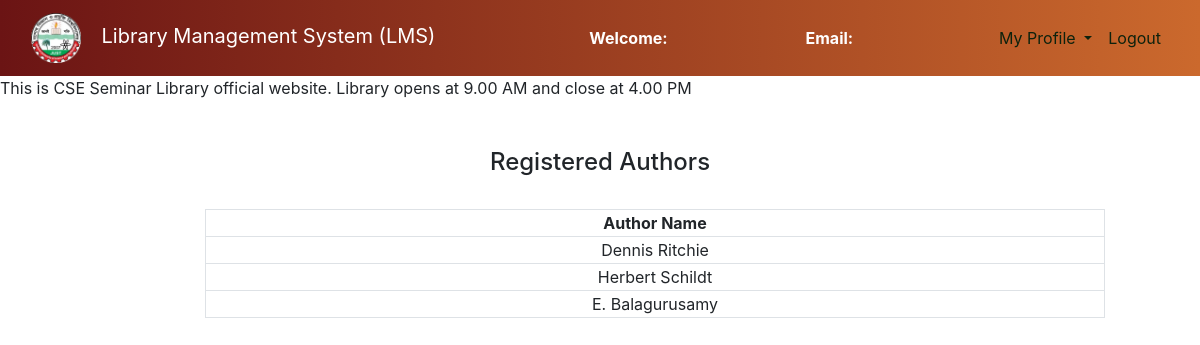
Page /admin/regauthor.php on the committed database.
### tables this page shows
CREATE TABLE `authors` (
  `author_id` int(11) NOT NULL,
  `author_name` varchar(250) NOT NULL
);

### admin/regauthor.php (the view, shortened to what this page needs)
<?php
	$connection = mysqli_connect("localhost","root","");
	$query = "select * from Authors";
?>
<!DOCTYPE html>
<html>
<head>
	<link rel="stylesheet" type="text/css" href="../bootstrap-4.4.1/css/bootstrap.min.css">
	<link rel="stylesheet" href="admin.css">
</head>
<body>
<body>
	<section class="header">
		<nav class="navbar navbar-expand-lg navbar-dark ">
			<div class="container-fluid">
				<div class="navbar-header">
					<a class="navbar-brand" href="index.php"><img src="logo.png" height="50" width="50" alt=""></a>
					<a class="navbar-brand" href="admin_dashboard.php">Library Management System (LMS)</a>
				</div>
				<font style="color: white"><span><strong>Welcome: <?php echo $_SESSION['name'];?></strong></span></font>
			    <font style="color: white"><span><strong>Email: <?php echo $_SESSION['email'];?></strong></font>
				<ul class="nav navbar-nav navbar-right">
		      <li class="nav-item dropdown">
	        	<a class="nav-link dropdown-toggle" data-toggle="dropdown">My Profile </a>
		      </li>
		      <li class="nav-item">
		        <a class="nav-link" href="../logout.php">Logout</a>
		      </li>
		    </ul>
			</div>
		</nav>
	</section><span><marquee bgcolor = " whitesmoke " behavior="" direction = "left"> This is CSE Seminar Library official website. Library opens at 9.00 AM
			and close at 4.00 PM
		</marquee></span><br><br>
		<center><h4>Registered Authors</h4><br></center>
		<div class="row">
			<div class="col-md-2"></div>
			<div class="col-md-8">
				<form>
					<table class="table-bordered" width="900px" style="text-align: center">
						<tr>
							<th>Author Name</th>
						</tr>
					<?php
						$query_run = mysqli_query($connection,$query);
						while ($row = mysqli_fetch_assoc($query_run)){
							?>
							<tr>
							<td><?php echo $row['author_name'];?></td>
						</tr>
					<?php
						}
					?>
				</table>
				</form>
			</div>
			<div class="col-md-2"></div>
		</div>
</body>
</body>
</html>

### admin/admin.css (style rules this page uses)
.header { width: 100%; background-image: linear-gradient(to right, #6b1414, #cb692d); }
.navbar-brand { margin-left: 0px; color: white !important; }
.nav-link { color: rgb(13, 34, 13) !important; }

### rows in the picture
authors: author_name "Dennis Ritchie"
authors: author_name "Herbert Schildt"
authors: author_name "E. Balagurusamy"
